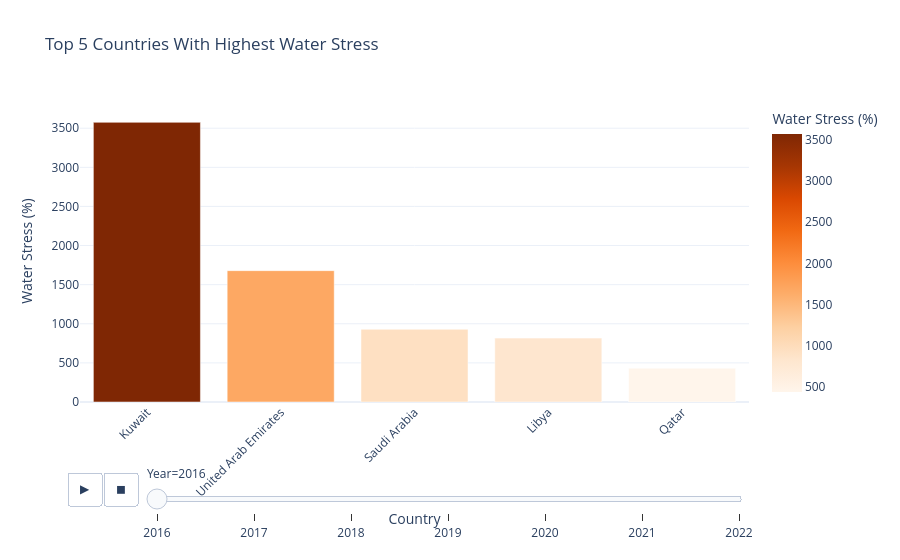

The code cell stored with this chart in its notebook:
### Code cell
# visualisation 4: top 5 countries with highest water stress (Kuwait, UAE, Saudi Arabia, Libya, Qatar)

# filtering top 5 countries
top_5_countries = ['Kuwait', 'United Arab Emirates', 'Saudi Arabia', 'Libya', 'Qatar']
global_stress_top_5 = water_stress_global[water_stress_global['Area'].isin(top_5_countries)].copy()

highest_stress_top5 = (global_stress_top_5.groupby('Year', group_keys=False).apply(lambda x: x.nlargest(20, 'Value')))
fig = px.bar(
    highest_stress_5,
    x='Area',
    y='Value',
    color='Value',
    color_continuous_scale='Oranges',
    animation_frame='Year',
    range_y=[0, highest_stress_5['Value'].max() + 10],
    title='Top 5 Countries With Highest Water Stress',
    labels={'Value': 'Water Stress (%)', 'Area': 'Country'}
)

fig.update_layout(
    template='plotly_white',
    xaxis_tickangle=-45,
    height=700,
    transition={'duration': 500}
)

fig.write_html("top_5_water_stress_countries.html")
fig.show()

### Figure 1 — Plotly figure (JSON) as saved in the notebook; plotly's stock layout.template omitted (floating-point values rounded to 4 significant figures)
{"data": [{"alignmentgroup": "True", "hovertemplate": "Year=2016<br>Country=%{x}<br>Water Stress (%)=%{marker.color}<extra></extra>", "legendgroup": "", "marker": {"color": [3575, 1679.0, 929.6, 817.1, 432.4], "coloraxis": "coloraxis", "pattern": {"shape": ""}}, "name": "", "offsetgroup": "", "orientation": "v", "showlegend": false, "textposition": "auto", "type": "bar", "x": ["Kuwait", "United Arab Emirates", "Saudi Arabia", "Libya", "Qatar"], "xaxis": "x", "y": [3575, 1679.0, 929.6, 817.1, 432.4], "yaxis": "y"}], "layout": {"autosize": true, "barmode": "relative", "coloraxis": {"colorbar": {"title": {"text": "Water Stress (%)"}}, "colorscale": [[0, "rgb(255,245,235)"], [0.125, "rgb(254,230,206)"], [0.25, "rgb(253,208,162)"], [0.375, "rgb(253,174,107)"], [0.5, "rgb(253,141,60)"], [0.625, "rgb(241,105,19)"], [0.75, "rgb(217,72,1)"], [0.875, "rgb(166,54,3)"], [1, "rgb(127,39,4)"]]}, "legend": {"tracegroupgap": 0}, "sliders": [{"active": 0, "currentvalue": {"prefix": "Year="}, "len": 0.9, "pad": {"b": 10, "t": 60}, "steps": [{"args": [["2016"], {"frame": {"duration": 0, "redraw": true}, "fromcurrent": true, "mode": "immediate", "transition": {"duration": 0, "easing": "linear"}}], "label": "2016", "method": "animate"}, {"args": [["2017"], {"frame": {"duration": 0, "redraw": true}, "fromcurrent": true, "mode": "immediate", "transition": {"duration": 0, "easing": "linear"}}], "label": "2017", "method": "animate"}, {"args": [["2018"], {"frame": {"duration": 0, "redraw": true}, "fromcurrent": true, "mode": "immediate", "transition": {"duration": 0, "easing": "linear"}}], "label": "2018", "method": "animate"}, {"args": [["2019"], {"frame": {"duration": 0, "redraw": true}, "fromcurrent": true, "mode": "immediate", "transition": {"duration": 0, "easing": "linear"}}], "label": "2019", "method": "animate"}, {"args": [["2020"], {"frame": {"duration": 0, "redraw": true}, "fromcurrent": true, "mode": "immediate", "transition": {"duration": 0, "easing": "linear"}}], "label": "2020", "method": "animate"}, {"args": [["2021"], {"frame": {"duration": 0, "redraw": true}, "fromcurrent": true, "mode": "immediate", "transition": {"duration": 0, "easing": "linear"}}], "label": "2021", "method": "animate"}, {"args": [["2022"], {"frame": {"duration": 0, "redraw": true}, "fromcurrent": true, "mode": "immediate", "transition": {"duration": 0, "easing": "linear"}}], "label": "2022", "method": "animate"}], "x": 0.1, "xanchor": "left", "y": 0, "yanchor": "top"}], "title": {"text": "Top 5 Countries With Highest Water Stress"}, "transition": {"duration": 500}, "updatemenus": [{"buttons": [{"args": [null, {"frame": {"duration": 500, "redraw": true}, "fromcurrent": true, "mode": "immediate", "transition": {"duration": 500, "easing": "linear"}}], "label": "&#9654;", "method": "animate"}, {"args": [[null], {"frame": {"duration": 0, "redraw": true}, "fromcurrent": true, "mode": "immediate", "transition": {"duration": 0, "easing": "linear"}}], "label": "&#9724;", "method": "animate"}], "direction": "left", "pad": {"r": 10, "t": 70}, "showactive": false, "type": "buttons", "x": 0.1, "xanchor": "right", "y": 0, "yanchor": "top"}], "xaxis": {"anchor": "y", "autorange": true, "domain": [0, 1], "range": [-0.5, 4.5], "tickangle": -45, "title": {"text": "Country"}, "type": "category"}, "yaxis": {"anchor": "x", "domain": [0, 1], "range": [0, 3860.0], "title": {"text": "Water Stress (%)"}, "type": "linear"}}}
